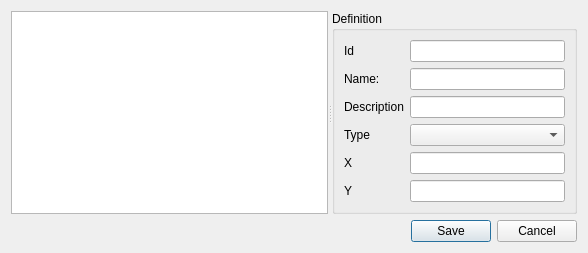
<?xml version="1.0" encoding="UTF-8"?>
<ui version="4.0">
 <class>Dialog</class>
 <widget class="QDialog" name="Dialog">
  <property name="geometry">
   <rect>
    <x>0</x>
    <y>0</y>
    <width>588</width>
    <height>236</height>
   </rect>
  </property>
  <property name="windowTitle">
   <string>Add new Node</string>
  </property>
  <layout class="QHBoxLayout" name="horizontalLayout">
   <item>
    <layout class="QVBoxLayout" name="verticalLayout_4">
     <item>
      <widget class="QSplitter" name="splitter">
       <property name="orientation">
        <enum>Qt::Horizontal</enum>
       </property>
       <widget class="QTreeView" name="scenario_tree"/>
       <widget class="QWidget" name="layoutWidget">
        <layout class="QVBoxLayout" name="verticalLayout_3">
         <item>
          <widget class="QGroupBox" name="project">
           <property name="sizePolicy">
            <sizepolicy hsizetype="Expanding" vsizetype="Preferred">
             <horstretch>0</horstretch>
             <verstretch>0</verstretch>
            </sizepolicy>
           </property>
           <property name="title">
            <string>Definition</string>
           </property>
           <layout class="QVBoxLayout" name="verticalLayout">
            <item>
             <layout class="QFormLayout" name="formLayout">
              <item row="0" column="0">
               <widget class="QLabel" name="label_2">
                <property name="text">
                 <string>Id</string>
                </property>
               </widget>
              </item>
              <item row="0" column="1">
               <widget class="QLineEdit" name="id">
                <property name="maxLength">
                 <number>32</number>
                </property>
               </widget>
              </item>
              <item row="1" column="0">
               <widget class="QLabel" name="label_3">
                <property name="text">
                 <string>Name:</string>
                </property>
               </widget>
              </item>
              <item row="1" column="1">
               <widget class="QLineEdit" name="name">
                <property name="maxLength">
                 <number>100</number>
                </property>
               </widget>
              </item>
              <item row="2" column="0">
               <widget class="QLabel" name="label_6">
                <property name="text">
                 <string>Description</string>
                </property>
               </widget>
              </item>
              <item row="2" column="1">
               <widget class="QLineEdit" name="description"/>
              </item>
              <item row="3" column="0">
               <widget class="QLabel" name="label">
                <property name="text">
                 <string>Type</string>
                </property>
               </widget>
              </item>
              <item row="3" column="1">
               <widget class="QComboBox" name="cb_type"/>
              </item>
              <item row="4" column="0">
               <widget class="QLabel" name="label_4">
                <property name="text">
                 <string>X</string>
                </property>
               </widget>
              </item>
              <item row="4" column="1">
               <widget class="QLineEdit" name="le_x"/>
              </item>
              <item row="5" column="1">
               <widget class="QLineEdit" name="le_y"/>
              </item>
              <item row="5" column="0">
               <widget class="QLabel" name="label_5">
                <property name="text">
                 <string>Y</string>
                </property>
               </widget>
              </item>
             </layout>
            </item>
           </layout>
          </widget>
         </item>
        </layout>
       </widget>
      </widget>
     </item>
     <item>
      <widget class="QDialogButtonBox" name="buttonBox">
       <property name="orientation">
        <enum>Qt::Horizontal</enum>
       </property>
       <property name="standardButtons">
        <set>QDialogButtonBox::Cancel|QDialogButtonBox::Save</set>
       </property>
      </widget>
     </item>
    </layout>
   </item>
  </layout>
 </widget>
 <tabstops>
  <tabstop>id</tabstop>
  <tabstop>name</tabstop>
  <tabstop>buttonBox</tabstop>
  <tabstop>scenario_tree</tabstop>
 </tabstops>
 <resources/>
 <connections>
  <connection>
   <sender>buttonBox</sender>
   <signal>rejected()</signal>
   <receiver>Dialog</receiver>
   <slot>reject()</slot>
   <hints>
    <hint type="sourcelabel">
     <x>317</x>
     <y>496</y>
    </hint>
    <hint type="destinationlabel">
     <x>286</x>
     <y>274</y>
    </hint>
   </hints>
  </connection>
 </connections>
</ui>
